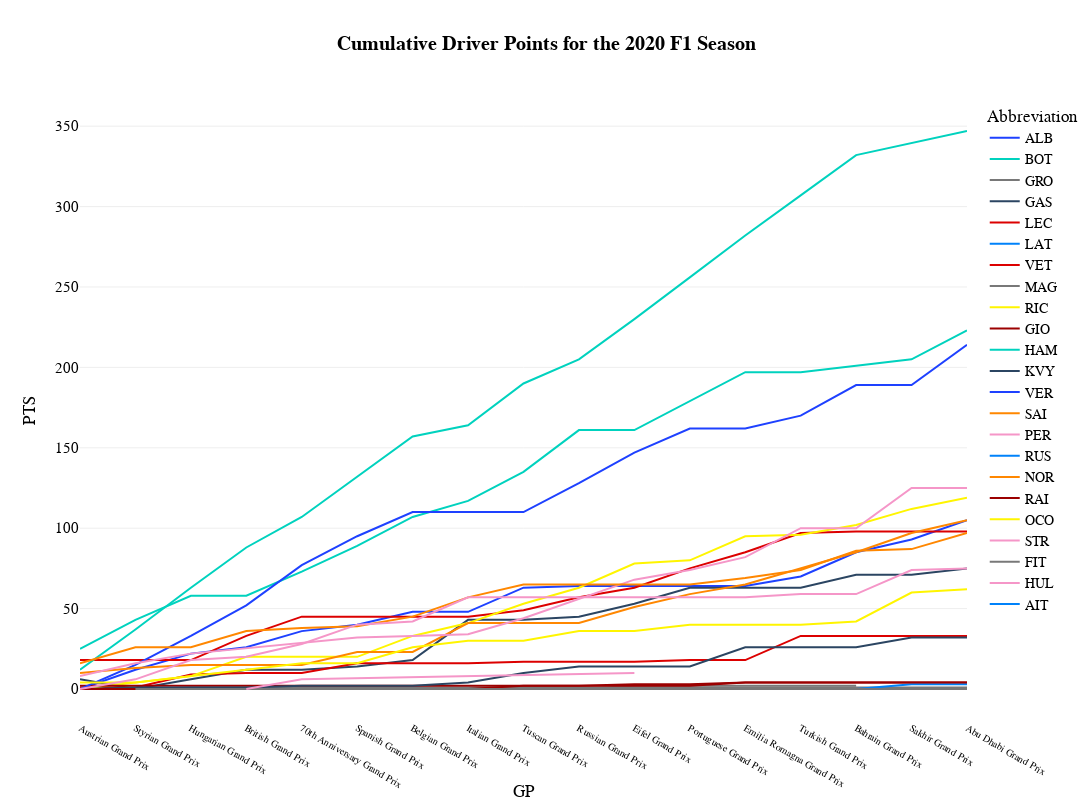

The notebook cell this image was saved under:
### Code cell
fig=px.line(
        df_bq_driver,
        x="GP", 
        y="PTS", 
        color='Abbreviation', 
        # markers=True,
        hover_data=['DriverNumber','TeamName', 'Position', 'GridPosition', 'Status', 'Year', 'GP', 'RoundNumber'], 
        template="xgridoff",
        title="<b>Cumulative Driver Points for the {} F1 Season</b>".format(years),
        height=800, 
        width=1200,
        color_discrete_map={
                 "ALB": "#64C4FF",
                 "ALO": "#229971",
                 "BOT": "#52e252",
                 "GAS": "#0093cc",
                 "HAM": "#27F4D2",
                 "HUL": "#B6BABD",
                 "LEC": "#E80020",
                 "MAG": "#B6BABD",
                 "NOR": "#FF8000",
                 "OCO": "#0093cc",
                 "PER": "#3671C6",
                 "PIA": "#FF8000",
                 "RIC": "#6692FF",
                 "RUS": "#27F4D2",
                 "SAI": "#E80020",
                 "SAR": "#37BEDD",
                 "STR": "#229971",
                 "TSU": "#6692FF",
                 "VER": "#3671C6",
                 "ZHO": "#52e252"
          },
        )
fig.update_layout(
    yaxis = dict(tickfont = dict(size=15)),
    xaxis = dict(tickfont = dict(size=10)),
    font=dict(
        family="PT Sans Narrow",
        size=14,
        color="Black"
    ),
    title_font_family="PT Sans Narrow",
    # margin=dict(l=10, r=5, t=55, b=20),
    hoverlabel=dict(
    bgcolor="white",
    font_size=16,
    font_family="PT Sans Narrow"
    ),

)
